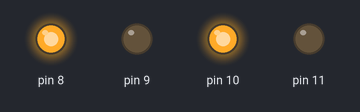
Bench run of a sketch on a simulated Arduino Uno, built with avr-gcc and run on an emulated ATmega328P. Shown: output pins drawn as LEDs (lit = HIGH).

Above: at 0.1 s.
Timing chart, 0 to 1.6 s (numbered marks = the images above):
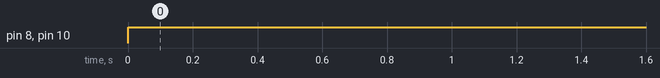

Measured:
- by itself, pin 8, pin 10: LOW → HIGH at 0.00 s

The sketch:

Motor_drive_1.ino
```cpp
#define E1 10 // Enable Pin for motor 1
#define E2 11 // Enable Pin for motor 2
#define I1 8 // Control pin 1 for motor 1 You can change any pin according to your need
#define I2 9 // Control pin 2 for motor 1
#define I3 12 // Control pin 1 for motor 2
#define I4 13 // Control pin 2 for motor 2

void setup() {

//pinMode(E1, OUTPUT);
//pinMode(E2, OUTPUT);

pinMode(8, OUTPUT);
pinMode(9, OUTPUT);
pinMode(10, OUTPUT);
pinMode(11, OUTPUT);
}

void loop() {

//analogWrite(E1, 153); // Run in half speed (you can control the speed of motor M1 by changing values from 0 to 255)
//analogWrite(E2, 255); // Run in full speed(you can control the speed of motor M2 by changing values from 0 to 255)

digitalWrite(8, HIGH);
digitalWrite(9, LOW);
digitalWrite(10, HIGH);
digitalWrite(11,LOW);

}

// change direction

/*digitalWrite(E1, LOW);
digitalWrite(E2, LOW);

delay(200);

analogWrite(E1, 255); // Run in full speed(you can control the speed of motor M2 by changing values from 0 to 255)
analogWrite(E2, 153); // Run in half speed (you can control the speed of motor M1 by changing values from 0 to 255)

digitalWrite(I1, LOW);
digitalWrite(I2, HIGH);
digitalWrite(I3, LOW);
digitalWrite(I4, LOW);

delay(10000);*/
```
